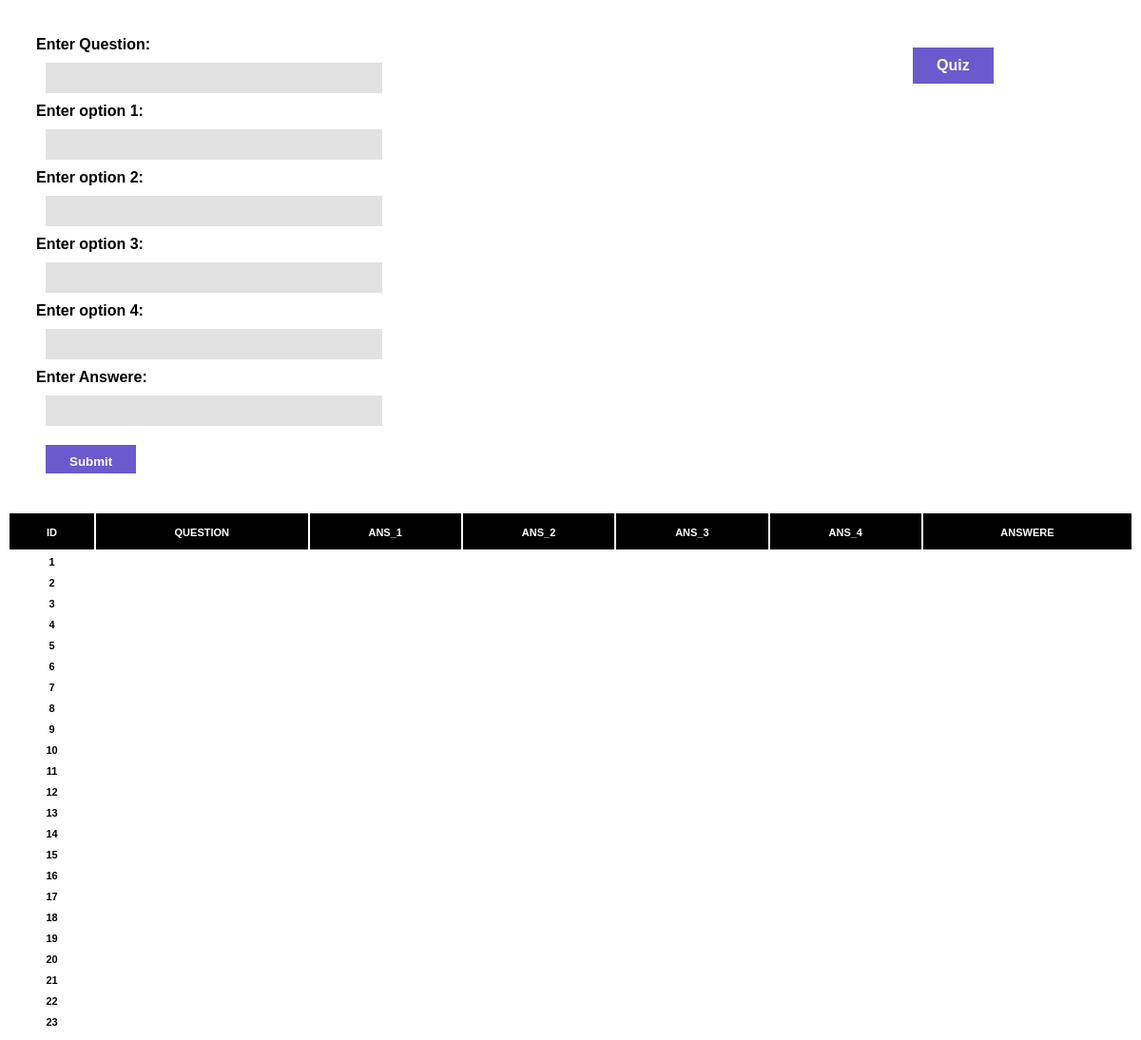
The page /add_ques.php on the database its author committed.
### tables this page shows
CREATE TABLE `questions` (
  `id` int(11) NOT NULL,
  `question_name` text NOT NULL,
  `answer1` varchar(250) NOT NULL,
  `answer2` varchar(250) NOT NULL,
  `answer3` varchar(250) NOT NULL,
  `answer4` varchar(250) NOT NULL,
  `answer` varchar(250) NOT NULL,
  `category_id` int(11) NOT NULL
);

### add_ques.php (the view, shortened to what this page needs)
<?php
include "db_con.php";
?>
<!DOCTYPE html>
<html lang="en">
<head>
</head>
<body>
    <form action="index.php" method="post">
        <label for="ques">Enter Question: </label>
        <input type="text" name="ques" id="ques">
        <br/>
        <label for="1">Enter option 1: </label>
        <input type="text" name="ans_1" id="ans_1">
        <br/>
        <label for="2">Enter option 2: </label>
        <input type="text" name="ans_2" id="ans_2">
        <br/>
        <label for="3">Enter option 3: </label>
        <input type="text" name="ans_3" id="ans_3">
        <br/>
        <label for="4">Enter option 4: </label>
        <input type="text" name="ans_4" id="ans_4">
        <br/>
        <label for="ans">Enter Answere:</label>
        <input type="text" name="ans" id="ans">
        <br/>
        <input class="btn" type="submit" value="Submit"  name="submit">
    </form>
    <a href="questions.php" class="btn">Quiz</a>
    <table>
        <tr>
            <th>id</th>
            <th>question</th>
            <th>ans_1</th>
            <th>ans_2</th>
            <th>ans_3</th>
            <th>ans_4</th>
            <th>answere</th>
        </tr>
    <?php
        $sel = "SELECT * FROM questions";
        $sel_que = mysqli_query($con,$sel);
        while($row = mysqli_fetch_assoc($sel_que)){
    ?>
    <tr>
        <td><?php echo $row['id'];?></td>
        <td><?php echo $row['question'];?></td>
        <td><?php echo $row['ans_1'];?></td>
        <td><?php echo $row['ans_2'];?></td>
        <td><?php echo $row['ans_3'];?></td>
        <td><?php echo $row['ans_4'];?></td>
        <td><?php echo $row['answere'];?></td>
    </tr>
        <?php }?>
</table>
</body>
</html>

### add_ques.php (style rules this page uses)
* { font-family: sans-serif; font-weight: bold; }
table { width: 100%; }
th { font-variant-caps: all-petite-caps; background: black; color: white; padding: 10px; }
td { font-variant-caps: all-small-caps; text-align: center; }
form { width: 400px; height: auto; padding: 30px; }
input { margin: 10px; background: #e2e2e2; outline: none; width: 350px; height: 30px; border: none; }
.btn { background: slateblue; width: auto; color: #fff; padding: 10px 25px; }
a { text-decoration: none; position:absolute; top: 50px; left: 80%; }

### rows shown on the page
questions: id "1"
questions: id "2"
questions: id "3"
questions: id "4"
questions: id "5"
questions: id "6"
questions: id "7"
questions: id "8"
questions: id "9"
questions: id "10"
questions: id "11"
questions: id "12"
questions: id "13"
questions: id "14"
questions: id "15"
questions: id "16"
questions: id "17"
questions: id "18"
questions: id "19"
questions: id "20"
questions: id "21"
questions: id "22"
questions: id "23"
